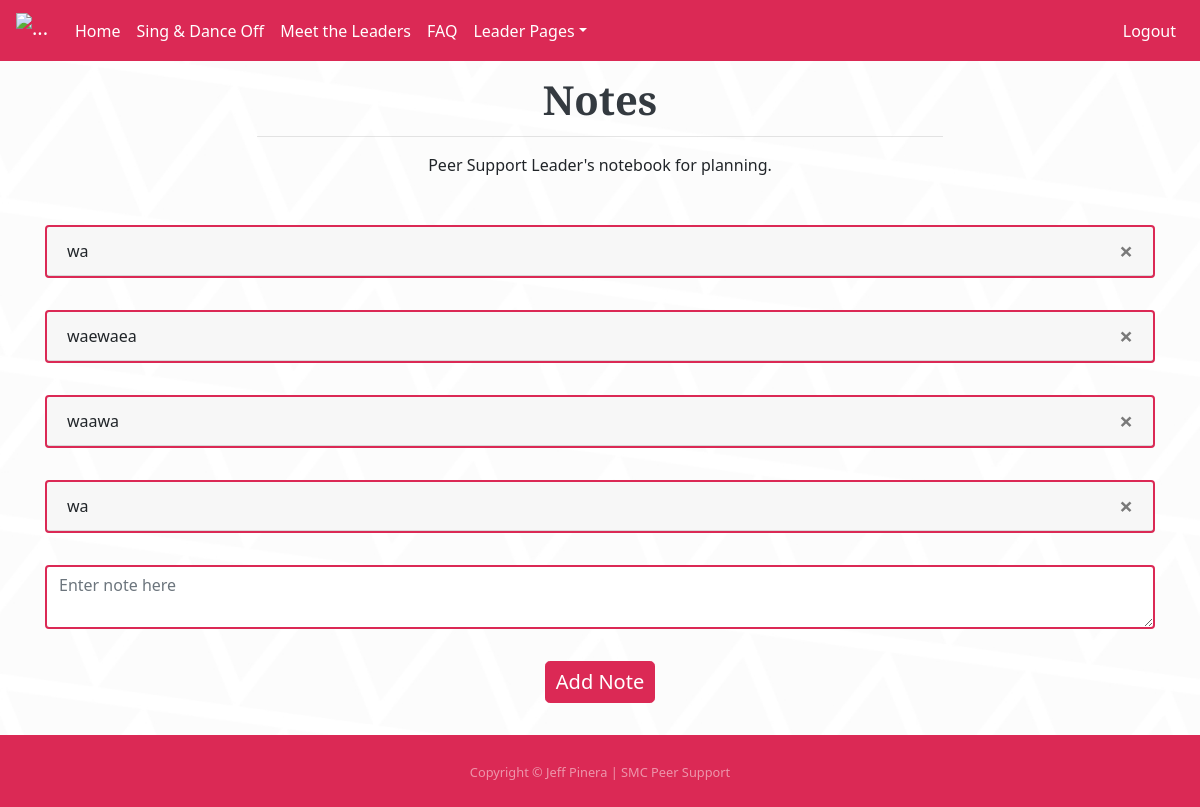
/notes (signed in), run on an earlier commit of the app's database.
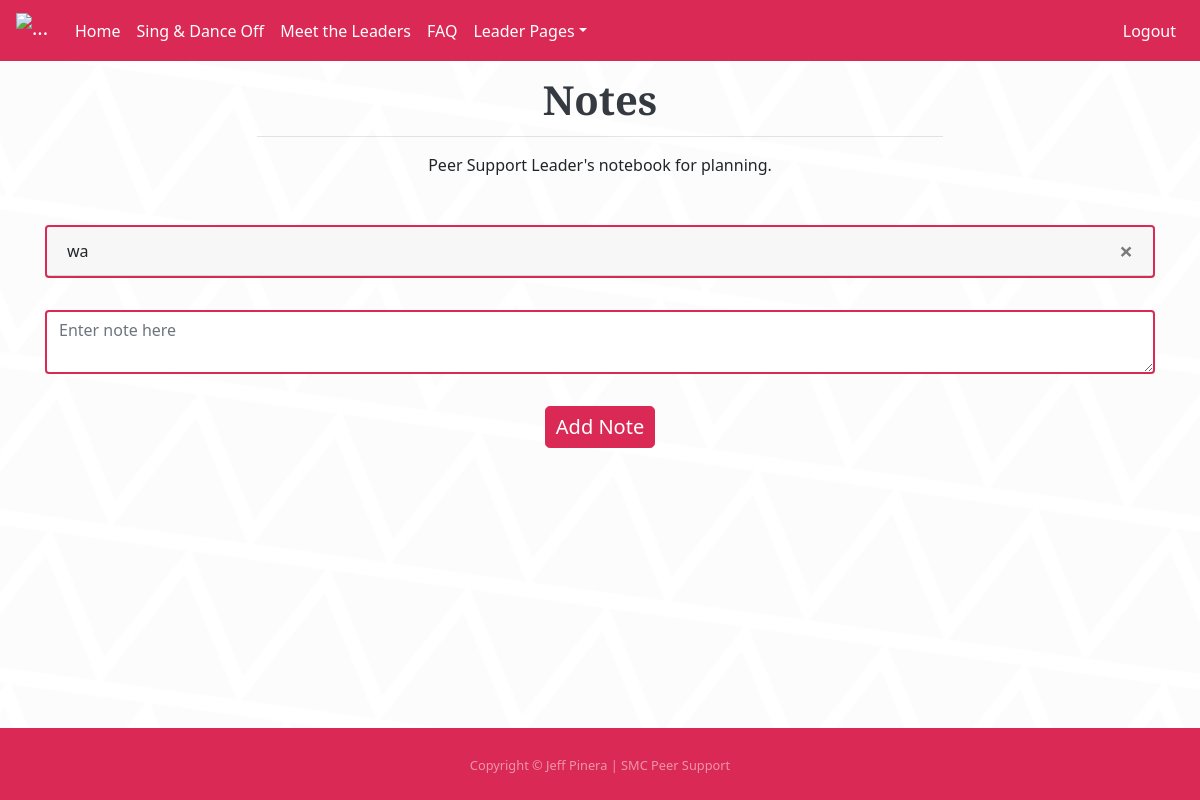
And on a later commit of the database.
### website/models.py (models this page shows)
class Note(db.Model):
    id = db.Column(db.Integer, primary_key=True)
    data = db.Column(db.String(10000))
    date = db.Column(db.DateTime(timezone=True), default=func.now())
    user_id = db.Column(db.Integer, db.ForeignKey('user.id'))

### website/views.py (the view, shortened to what this page needs)
@views.route("/notes", methods=['GET', 'POST'])
@login_required
def notes():
    return render_template("notes.html", user=current_user)

### website/__init__.py (called while the page is built)
def create_app():
    app = Flask(__name__)
    app.config['SECRET_KEY'] = 'd5DrWBqQS1OmC6XE'
    app.config['SQLALCHEMY_DATABASE_URI'] = f'sqlite:///{DB_NAME}'
    db.init_app(app)
    from .views import views
    from .auth import auth
    app.register_blueprint(views, url_prefix='/')
    app.register_blueprint(auth, url_prefix='/')
    from .models import User, Note, Faq
    with app.app_context():
        db.create_all()
        print("Created database!")
    login_manager = LoginManager()
    login_manager.login_view = 'auth.login'
    login_manager.init_app(app)
    @login_manager.user_loader
    def load_user(id):
        return User.query.get(int(id))
    return app

### website/templates/notes.html (shortened to what this page needs)
{% extends "template.html" %}
{% block content %}
<section>
    <div class="container px-4 px-lg-5 h-100 navspace">
        <div class="row gx-4 gx-lg-5 h-100 align-items-center justify-content-center text-center">
            <div class="col-lg-8 align-self-end">
                <h1 class="text-dark font-weight-bold headingsfont">Notes</h1>
                <hr class="divider" />
                <p class="text-white-75 mb-5">Peer Support Leader's notebook for planning.</p>
            </div>
        </div>
    </div>
</section>
<section class="container">
    <ul class="list-group list-group-flush" id="notes">
        {% for note in user.notes %}
        <div class="card noteborder">
            <div class="card-header d-flex justify-content-between align-items-center">
                <div class="card-text">{{ note.data }}</div>
                <button type="button" class="close" onClick="deleteNote({{ note.id }})">
                    <span aria-hidden="true">&times;</span>
                </button>
            </div>
        </div>
        <div class="spacer"></div>
        {% endfor %}
    </ul>
    <div>
        <form method="POST">
            <textarea name="note" id="note" class="form-control noteborder" placeholder="Enter note here"></textarea>
            <div class="spacer"></div>
            <div align="center">
                <button type="submit" class="btn btn-primary btn-lg buttoncolour headingsfont">Add Note</button>
            </div>
        </form>
    </div>
</section>
<div class="spacer"></div>
{% endblock %}

### website/templates/template.html (shortened to what this page needs)
<!DOCTYPE html>
<html lang="en">
<head>
  <link rel="stylesheet" href="https://cdn.jsdelivr.net/npm/bootstrap@4.4.1/dist/css/bootstrap.min.css"
>
  <link rel="stylesheet" type="text/css" href="static/css/styles.css">
</head>
<body>
  <nav class="navbar navbar-expand-md navcolour stickbars">
    <a class="navbar-brand" href="/home">
      <img class="d-inline-block align-top" width="35px" height="35px" src="static/assets/img/heartlogowhite.png"
        alt="..."></a>
    <div class="collapse navbar-collapse" id="collapsibleNavbar">
      <ul class="navbar-nav mr-auto">
        {% if user.is_authenticated %}
        <li id="link-home" class="nav-item">
          <a class="nav-link headingsfont" href="/home">Home</a>
        </li>
        <li id="link-sdo" class="nav-item">
          <a class="nav-link headingsfont" href="/singdanceoff">Sing & Dance Off</a>
        </li>
        <li id="link-mtl" class="nav-item">
          <a class="nav-link headingsfont" href="/leaders">Meet the Leaders</a>
        </li>
        <li id="link-faq" class="nav-item">
          <a class="nav-link headingsfont" href="/faq">FAQ</a>
        </li>
        <li id="link-lead" class="nav-item dropdown">
          <a class="nav-link headingsfont dropdown-toggle">Leader Pages</a>
        </li>
      </ul>
      <ul class="navbar-nav">
        <li class="nav-item">
          <a class="nav-link headingsfont" href="/logout">Logout</a>
        </li>
      {% endif %}
    </div>
  </nav>
  <div class="flexit">
    {% block content %}
    {% endblock %}
  </div>
  <footer id="sticky-footer" class="flex-shrink-0 py-4 text-white-50 navcolour">
    <div class="container text-center">
      <small>Copyright <span>&copy;</span> Jeff Pinera | SMC Peer Support</small>
    </div>
  </footer>
</body>
</html>

### website/static/css/styles.css (style rules this page uses)
body { margin: 0; padding: 0; display: flex; flex-direction: column; min-height: 100vh; font-family: "Segoe UI"; background-image: url("../assets/img/tiles.jpg"); background-repeat: no-repeat; background-attachment: scroll; background-position: center center; background-size: cover; }
.spacer { padding: 1rem; }
.navcolour { background-color: #DB2955; }
a:not(.dropdown-item) { color: white; }
.headingsfont { margin-top: 0; font-family: "Merriweather Sans", "Segoe UI"; font-weight: 500; line-height: 1; }
.buttoncolour { border-color: #DB2955; background-color: #DB2955; padding: 10px; }
.stickbars { position: fixed; top: 0; width: 100%; z-index: 10; }
.navspace { padding-top: 5rem; }
.flexit { flex: 1; }
.noteborder { border-color: #DB2955; border-width: 2px; }

What changed in the data, as far as the page shows it:
removed Note: data "waewaea"
removed Note: data "waawa"
removed Note: data "wa"
